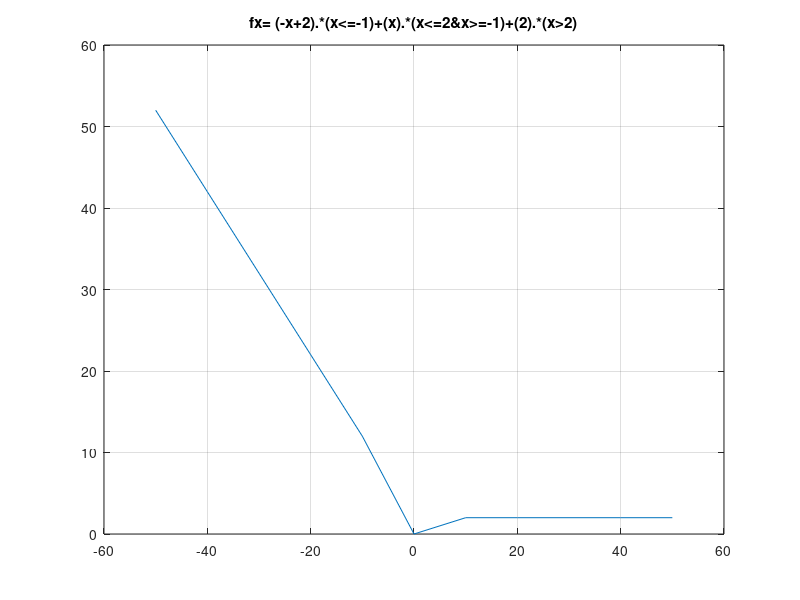

Source code (MATLAB):
% Octave Script
% Title       :Funciones reales
% Description :Script que grafique funciones reales
% Author      :Astrit Lariza Garcia Castillo (LarizaG)
% Date        : 28102021
% Version     :1
% Usage       :octave> /path/funcion9
% Notes       :Requiere octave para usar su linea de comandos

clear
% Funcion de trozos numero 9
% Rango de la funcion
x=-50:10:50;
% Regla de correspondencia (funcion)
fx= (-x+2).*(x<=-1)+(x).*(x<=2&x>=-1)+(2).*(x>2)
% Funcion a plotear
plot(x, fx)
grid on;
title (["fx= (-x+2).*(x<=-1)+(x).*(x<=2&x>=-1)+(2).*(x>2)"]);